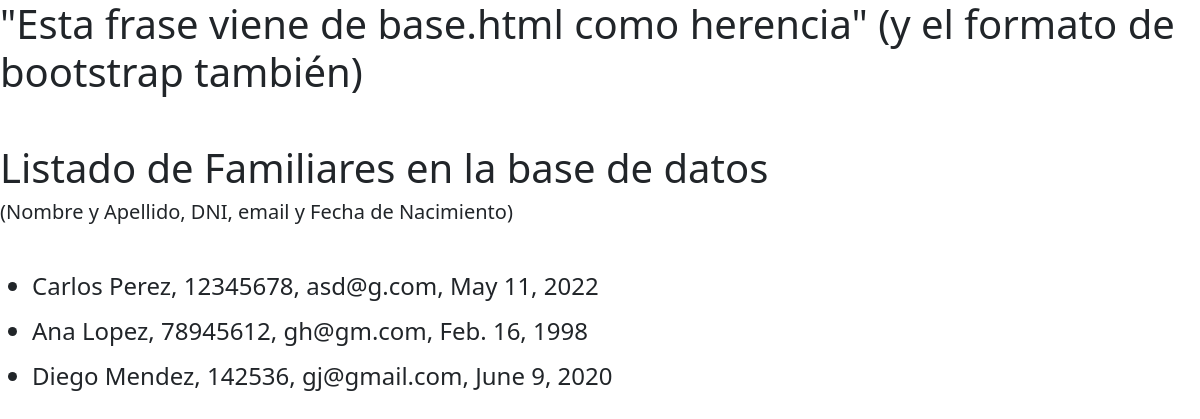
The app's page /familiares/ with its own data.
### DatosFlia/models.py (models this page shows)
class Familiar(models.Model):
    nombre = models.CharField(max_length=40)
    apellido = models.CharField(max_length=40)
    dni = models.IntegerField()
    email = models.EmailField(max_length=100)
    fecha_nacimiento = models.DateField() #(YYYY-MM-DD)

### DatosFlia/views.py (the view)
# urls.py: path('familiares/', listar_familiar),
def listar_familiar(request):
    context = {
        "familiares": Familiar.objects.all(),
    }
    return render(request,"DatosFlia/familiares.html",context)

### DatosFlia/templates/DatosFlia/familiares.html
{% extends 'DatosFlia/base.html' %}
    {% block content %}
    <h1>Listado de Familiares en la base de datos</h1>
    <h5>(Nombre y Apellido, DNI, email y Fecha de Nacimiento)</h5>
    <br>
    <ul>
        {% for familiar in familiares %}
            <p>
            <h4>
            <li>{{familiar.nombre}} {{familiar.apellido}}, {{familiar.dni}}, {{familiar.email}}, {{familiar.fecha_nacimiento}}</li>
            </h4>
            </p>
        {% endfor %}
    </ul>
    {% endblock %}

### records on screen
Familiar: nombre "Carlos", apellido "Perez", dni "12345678", email "asd@g.com", fecha_nacimiento "May 11, 2022"
Familiar: nombre "Ana", apellido "Lopez", dni "78945612", email "gh@gm.com", fecha_nacimiento "Feb. 16, 1998"
Familiar: nombre "Diego", apellido "Mendez", dni "142536", email "gj@gmail.com", fecha_nacimiento "June 9, 2020"
